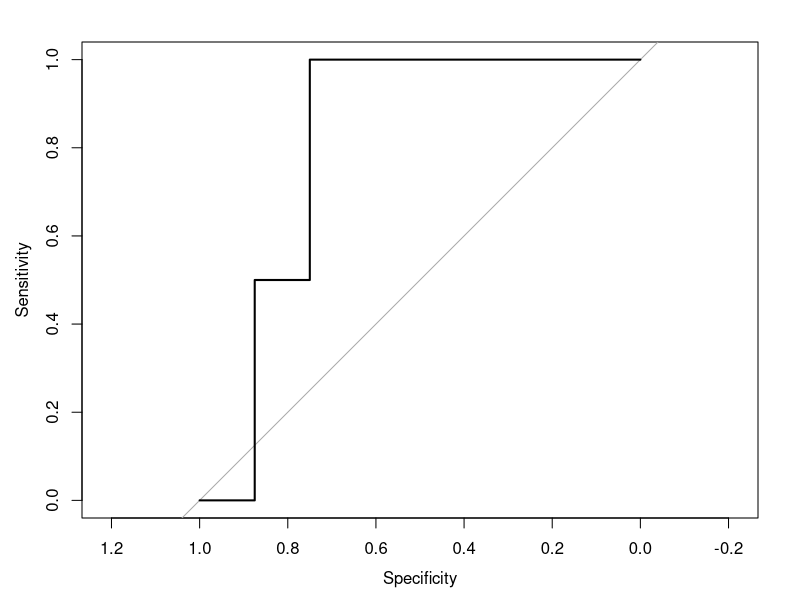

Generate this figure with R:
# random forest model where we first reduce the cardinality of each categorical feature by basketing infrequent values into "catch-all" groups

options(scipen=20, digits=4)

# Load packages
library(data.table)
library(stringr)
library(randomForest)
library(pROC)

#======================================================================================================
# Load Data (Assumes your current working directory is the Rank Sales Leads problem directory)

train <- fread("ranks/train.csv")
test <- fread("ranks/test.csv")

#======================================================================================================
# Really quick and dirty analysis

# View the raw data
train

# Some thoughts & ideas come to mind
# - CompanyName could be useful in theory, but we're not going to deal with the complexities of NLP feature engineering here...
# - Phone number probably isn't useful... but maybe AreaCode is since it should separate the samples by geography => demographics
# - It probably makes sense to order the Contact values: general line < other < manager < owner (this affects the model's construction)
# - Website (like PhoneNumber) is too unique to be useful, but maybe businesses that use .net and .org are less likely to buy our software

# Now let's see what our overall hit ratio is
train[, list(Samples=.N, Sales=sum(Sale), HitRatio = sum(Sale)/.N)]  # .35

#======================================================================================================
# Feature engineering and transforming the training dataset

# Some things to keep in mind
# - We have to deal with missing values (NAs). We could impute mean or median into their place, but this is likely to degrade
#   the model's performace. NAs here have special meaning. E.g. FacebookLikes = NA means the company does not have a facebook.
#   This has very different implications than, "The company has a facebook, but we didn't bother to track how many Likes it has"
# - randomForest only accepts numeric and factor values and it can't handle NAs. So we need to convert categorical features to factors
#   and change NAs to some specific value, e.g. "NA_Val", or -1 for numeric features. Also need to convert Sale from logical to factor
# - randomForest can only handle factors with up to 53 unique levels. We won't run into this issue since out dataset is small, but for
#   illustration we'll create a "catch all" group for TypeOfBusiness to use for uncommon business types
# - The test set could have a TypeOfBusiness not seen in the training set. Need to prepare for that!

#--------------------------------------------------
# TypeOfBusiness

# Generate a map to map the values in TypeOfBusiness to a new field, TOBCategory
tobMap <- train[, list(Samples=.N), by=TypeOfBusiness]
tobMap[, TOBCategory := ifelse(Samples < 2, "Other_Val", TypeOfBusiness)]  # Map all uncommon categories to "Other_Val"
tobMap[is.na(TypeOfBusiness), TOBCategory := "NA_Val"]  # Map NA categories to "NA_Val"
tobMap[, TOBCategory := factor(TOBCategory)]  # convert to factor

# train
train[tobMap, TOBCategory := TOBCategory, on="TypeOfBusiness"]

# test
test[tobMap, TOBCategory := TOBCategory, on="TypeOfBusiness"]
test[is.na(TOBCategory), TOBCategory := "Other_Val"]  # NAs will be generated for brand new categories. Send these to "Other_val"

#--------------------------------------------------
# Contact

# In this case, we know all the possible contact types
contacts <- c("general line", "other", "manager", "owner")  # Note the order of the elements
train[, Contact := factor(Contact, ordered=TRUE)]  # IMPORTANT! Note the 'ordered=TRUE' bit
test[, Contact := factor(Contact, ordered=TRUE)]

#--------------------------------------------------
# AreaCode

train[, AreaCode := substr(PhoneNumber, 1, 3)]  # train
test[, AreaCode := substr(PhoneNumber, 1, 3)]  # test

# We need to convert AreaCode to type factor
areacodes <- unique(c(train$AreaCode, test$AreaCode))  # Get all the unique area codes
train[, AreaCode := factor(AreaCode, levels=areacodes)]  # train
test[, AreaCode := factor(AreaCode, levels=areacodes)]  # test

#--------------------------------------------------
# Website Extension  (note: str_detect comes from the stringr package. Thanks Hadley)

extensions <- c("com", "net", "org", "other", "none")

# train
train[is.na(Website), WebsiteExtension := "none"]
train[str_detect(Website, ".com"), WebsiteExtension := "com"]
train[str_detect(Website, ".net"), WebsiteExtension := "net"]
train[str_detect(Website, ".org"), WebsiteExtension := "org"]
train[is.na(WebsiteExtension), WebsiteExtension := "other"]
train[, WebsiteExtension := factor(WebsiteExtension, levels=extensions)]

# test
test[is.na(Website), WebsiteExtension := "none"]
test[str_detect(Website, ".com"), WebsiteExtension := "com"]
test[str_detect(Website, ".net"), WebsiteExtension := "net"]
test[str_detect(Website, ".org"), WebsiteExtension := "org"]
test[is.na(WebsiteExtension), WebsiteExtension := "other"]
test[, WebsiteExtension := factor(WebsiteExtension, levels=extensions)]

#--------------------------------------------------
# FacebookLikes

# Note -1L is type integer vs -1 which is type double
train[is.na(FacebookLikes), FacebookLikes := -1L]  # train
test[is.na(FacebookLikes), FacebookLikes := -1L]  # test

#--------------------------------------------------
# TwitterFollowers

train[is.na(TwitterFollowers), TwitterFollowers := -1L]  # train
test[is.na(TwitterFollowers), TwitterFollowers := -1L]  # test

#--------------------------------------------------
# Sale (the target variable)

# Create a separate feature called Target. Then we can still do stuff like train[, list(Sales=sum(Sales))]
train[, Target := factor(Sale, levels=c("FALSE", "TRUE"))]

#======================================================================================================
# Random Forest Model

features <- c("TOBCategory", "Contact", "AreaCode", "WebsiteExtension", "FacebookLikes", "TwitterFollowers")
rf <- randomForest(x=train[, features, with=FALSE], y=train$Target, ntree=200, mtry=2, nodesize=2)

#--------------------------------------------------
# Check the feature importances

importance(rf)

#======================================================================================================
# Make some predictions on the test set & evaluate the results

# Make Predictions
test[, ProbSale := predict(rf, newdata=test[, features, with=FALSE], type="prob")[, 2]]

#--------------------------------------------------
# Rank the predictions from most likely to least likely

setorder(test, -ProbSale)
test[, ProbSaleRk := .I]

#--------------------------------------------------
# Take a look

test[, list(ProbSaleRk, CompanyName, ProbSale, Sale)]  # Looks perty good!

#--------------------------------------------------
# Let's evaluate the results using area under the ROC curve using the pROC package

rocCurve <- roc(response=test$Sale, predictor=test$ProbSale, direction="<")
rocCurve$auc  # .812
plot(rocCurve)

